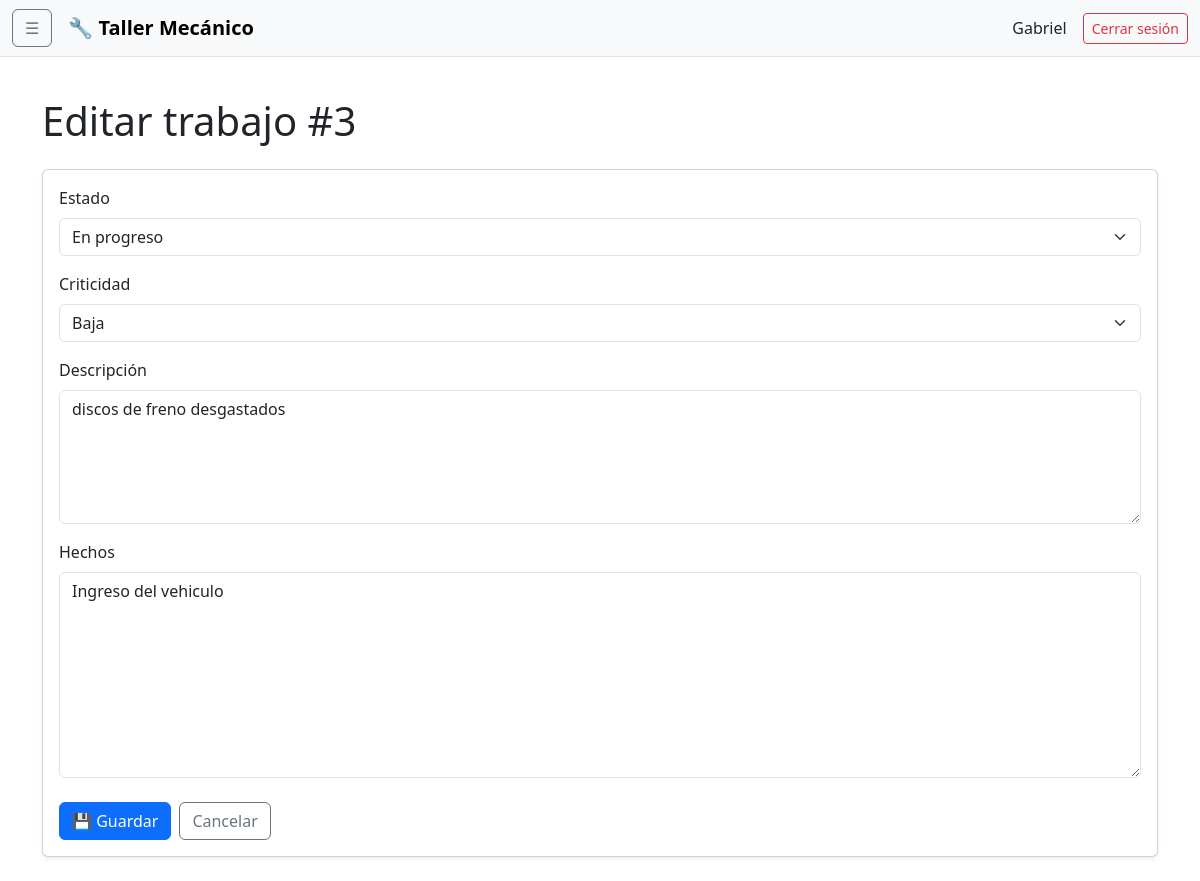
Screenshot of /trabajos/3/editar/ (signed in) with the database file from the repository.
### adminTaller/models.py (models this page shows)
class Trabajo(models.Model):
    ESTADO_CHOICES = [
        ('Pendiente', 'Pendiente'),
        ('En progreso', 'En progreso'),
        ('Completado', 'Completado'),
        ('Cancelado', 'Cancelado'),
    ]
    CRITICIDAD_CHOICES = [
        ('Baja', 'Baja'),
        ('Alta', 'Alta'),
        ('Urgente', 'Urgente'),
    ]
    estado = models.CharField(
        max_length=50,
        choices=ESTADO_CHOICES,
        default='Pendiente'
    )
    criticidad = models.CharField(
        max_length=50,
        choices=CRITICIDAD_CHOICES,
        default='Baja'
    )
    descripcion = models.TextField()
    hechos = models.TextField()

### adminTaller/views.py (the view)
# urls.py: path("trabajos/<int:pk>/editar/", views.trabajo_editar, name="trabajo_editar"),
@login_required
def trabajo_editar(request, pk):
    trabajo = get_object_or_404(
        Trabajo,
        pk=pk
    )
    if request.method == "POST":
        form = TrabajoForm(
            request.POST,
            instance=trabajo
        )
        if form.is_valid():
            form.save()
            messages.success(
                request,
                f"Trabajo #{trabajo.id} actualizado correctamente."
            )
            return redirect(
                "trabajo_detalle",
                pk=trabajo.pk
            )
    else:
        form = TrabajoForm(
            instance=trabajo
        )
    return render(
        request,
        "trabajos/formulario.html",
        {
            "form": form,
            "trabajo": trabajo
        }
    )

### adminTaller/forms.py
class TrabajoForm(BootstrapModelForm):
    class Meta:
        model = Trabajo
        fields = [
            "estado",
            "criticidad",
            "descripcion",
            "hechos",
        ]
        widgets = {
            "descripcion": forms.Textarea(
                attrs={
                    "rows": 5,
                }
            ),
            "hechos": forms.Textarea(
                attrs={
                    "rows": 8,
                }
            ),
        }

### adminTaller/templates/trabajos/formulario.html (shortened to what this page needs)
{% extends "base.html" %}
{% block content %}
<div class="mb-4">
    <h1>
        {% if trabajo %}
            Editar trabajo #{{ trabajo.id }}
        {% else %}
            Nuevo trabajo
        {% endif %}
    </h1>
</div>
<div class="card shadow-sm">
    <div class="card-body">
        <form method="post">
            <div class="mb-3">
                <label
                    for="{{ form.estado.id_for_label }}"
                    class="form-label"
                >
                    Estado
                </label>
                {{ form.estado }}
            </div>
            <div class="mb-3">
                <label
                    for="{{ form.criticidad.id_for_label }}"
                    class="form-label"
                >
                    Criticidad
                </label>
                {{ form.criticidad }}
            </div>
            <div class="mb-3">
                <label
                    for="{{ form.descripcion.id_for_label }}"
                    class="form-label"
                >
                    Descripción
                </label>
                {{ form.descripcion }}
            </div>
            <div class="mb-4">
                <label
                    for="{{ form.hechos.id_for_label }}"
                    class="form-label"
                >
                    Hechos
                </label>
                {{ form.hechos }}
            </div>
            <div class="d-flex gap-2">
                <button
                    type="submit"
                    class="btn btn-primary"
                >
                    💾 Guardar
                </button>
                <a
                    href="{% url 'trabajos_lista' %}"
                    class="btn btn-outline-secondary"
                >
                    Cancelar
                </a>
            </div>
        </form>
    </div>
</div>
{% endblock %}

### adminTaller/templates/base.html (shortened to what this page needs)
{% load static %}
<!DOCTYPE html>
<html lang="es" data-bs-theme="light">
<head>
    <link
        href="https://cdn.jsdelivr.net/npm/bootstrap@5.3.3/dist/css/bootstrap.min.css"
        rel="stylesheet"
    >
</head>
<body>
<nav class="navbar navbar-expand-lg bg-body-tertiary border-bottom sticky-top">
    <div class="container-fluid">
        <button
            class="btn btn-outline-secondary me-3"
            type="button"
            data-bs-toggle="offcanvas"
            data-bs-target="#menuLateral"
            aria-controls="menuLateral"
        >
            ☰
        </button>
        <a class="navbar-brand fw-bold" href="#">
            🔧 Taller Mecánico
        </a>
        <div class="ms-auto d-flex align-items-center gap-3">
            <span class="d-none d-md-inline">
                {{ user.get_username }}
            </span>
            <form method="post" action="{% url 'logout' %}">
                <button class="btn btn-outline-danger btn-sm">
                    Cerrar sesión
                </button>
            </form>
        </div>
    </div>
</nav>
<main class="container py-4">
    {% block content %}
    {% endblock %}
</main>
</body>
</html>

### adminTaller/templates/base.html (style rules this page uses)
body { min-height: 100vh; }

### rows the page displays
Trabajo: id "3", estado "En progreso", criticidad "Baja", descripcion "discos de freno desgastados", hechos "Ingreso del vehiculo"

### other values shown
{{ user.get_username }} "Gabriel"
